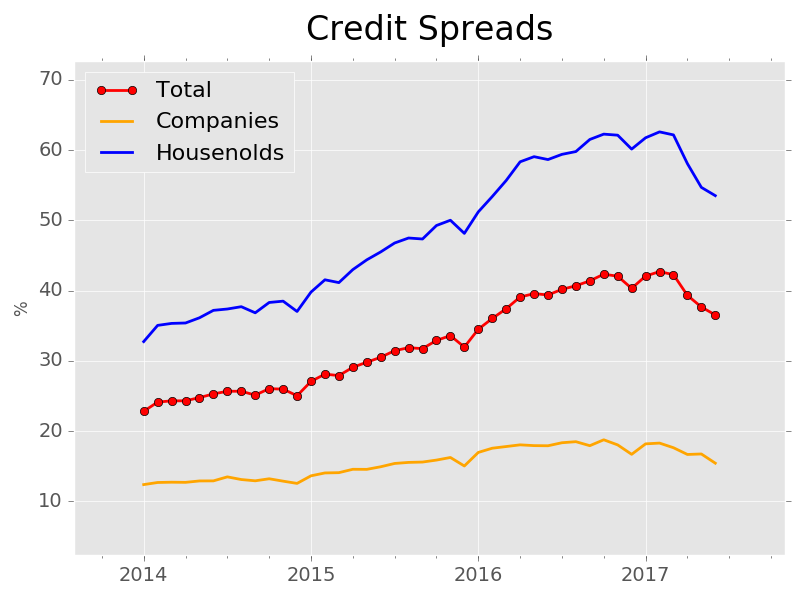

Recreate this plot in Python.
import pandas as pd
import matplotlib.pyplot as plt

df = pd.read_excel("../data/data.xlsx", sheetname="spread_bz",
                   index_col=0, skiprows=[0, 1], parse_cols=[0, 1, 2, 3])
df.columns = ["Total", "Companies", "Housenolds"]


# charts
def gen_chart(df, title, y_title, date_ini):
    """"""
    plt.style.use("ggplot")
    df_final = df[df.index >= date_ini]

    fig = plt.figure()
    ax = fig.add_subplot(111)
    df_final.iloc[:, 0].plot(ax=ax, style="-o", color='red', linewidth=2, legend=True)
    df_final.iloc[:, 1].plot(ax=ax, color='orange', linewidth=2, legend=True)
    df_final.iloc[:, 2].plot(ax=ax, color='blue', linewidth=2, legend=True)


    # labels labels
    for label in ax.xaxis.get_ticklabels():
        label.set_fontsize(14)
    for label in ax.yaxis.get_ticklabels():
        label.set_fontsize(14)

    # title
    ax.set_title(title, fontsize=24)
    ax.title.set_position([.5,1.03])
    ax.set_ylabel(y_title)
    ax.set_xlabel('')

    #margins
    ax.margins(0.0, 0.2)
    ax.set_xlim(ax.get_xlim()[0]-5, ax.get_xlim()[1]+ 5)

    #legend
    ax.legend(loc='upper left', fontsize=16)

    # label
    fig.tight_layout()
    return fig

# vix
date_ini = "2014-01-01"
fig_cli = gen_chart(df, "Credit Spreads", "%", date_ini)
plt.savefig("./spread_bz.png")
